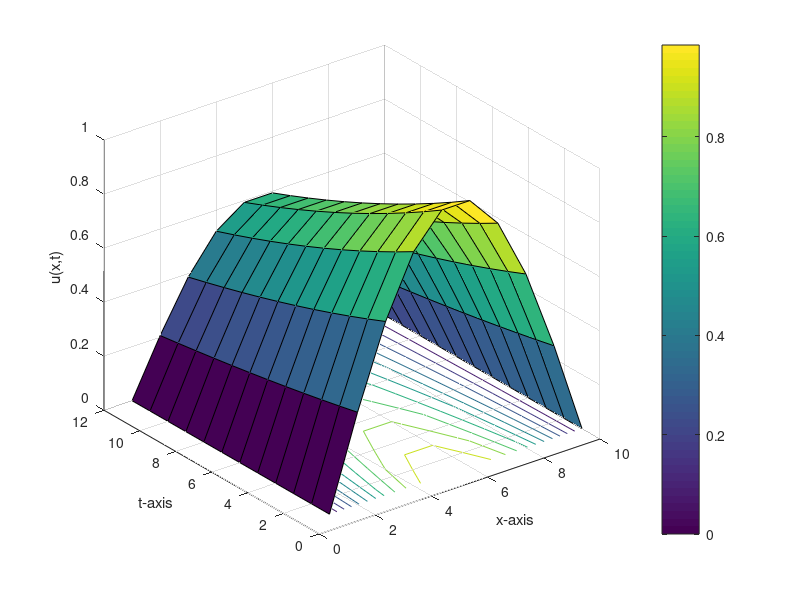
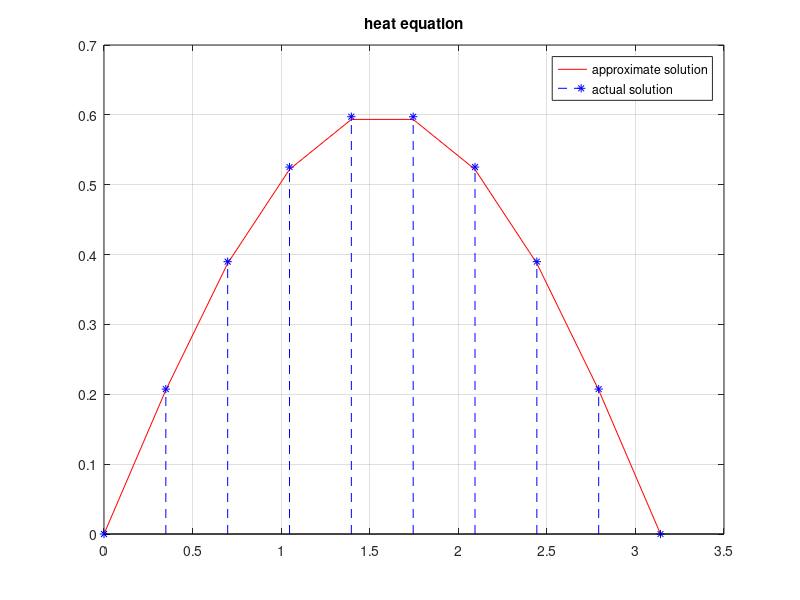

Recreate these plots in MATLAB, in order.
    % Approximate the solution of the one dimensional heat equation
    %
    % du/dt = d^2u/dx^2,   0 < x < pi,  t > 0
    %
    % which is subject to the initial condition
    % u(x,0) = sin(x),   0 <= x <= pi
    %
    % and the boundary conditions
    % u(0,t) = u(pi,t) = 0,   t > 0
    %
    % and compare the result at t = 0.5 to the actual solution
    % u(x,t) = exp(-t)*sin(x)

    function heat2
    clc
    clf
    clear all
    c=1;%Diffusivity
    a=0;%Left boundary
    b=pi;%Right boundary
    tf=0.5;%Final time
    n=10;
    m=12;
    C1=0;%Left Boundary Condition
    C2=0;%Right Boundary Condition
    h=(b-a)/(n-1);%Grid spacing
    k=(tf-0)/(m-1);%Time stepping
    r=(c^2*k)/(h^2)%Stability criterion 0<r<0.5
    u=zeros(n,m);
    for j=1:m
        u(1,j)=C1;
        u(n,j)=C2;
    end
    for i=2:n-1
        u(i,1)=f(a+(i-1)*h);
    end
    for j=2:m
        for i=2:n-1
            u(i,j)=r*u(i-1,j-1)+(1-2*r)*u(i,j-1)+r*u(i+1,j-1);
        end
    end
    disp('Result=')
    num2str(u')
    figure (1)
    surfc(u')
    colorbar
    grid on
    xlabel('x-axis');
    ylabel('t-axis');
    zlabel('u(x,t)');
    hold off
    figure (2)
    x=linspace(a,b,n);
    sum=0.0;
    for i=1:n
        v1(i)=u(i,m);%approximate solution depends on the value of m
        v2(i)=exp(-tf)*sin(x(i)); %Exact solution at t=0.5
        sum=sum+(v1(i)-v2(i))*(v1(i)-v2(i));
    end
    rmse=sqrt(sum/n)
    plot(x,v1,'-r')
    hold on
    stem(x,v2,'--*b')
    grid on
    hold off
    title('heat equation')
    legend('approximate solution','actual solution');
    function z=f(x)
    z=sin(x);
